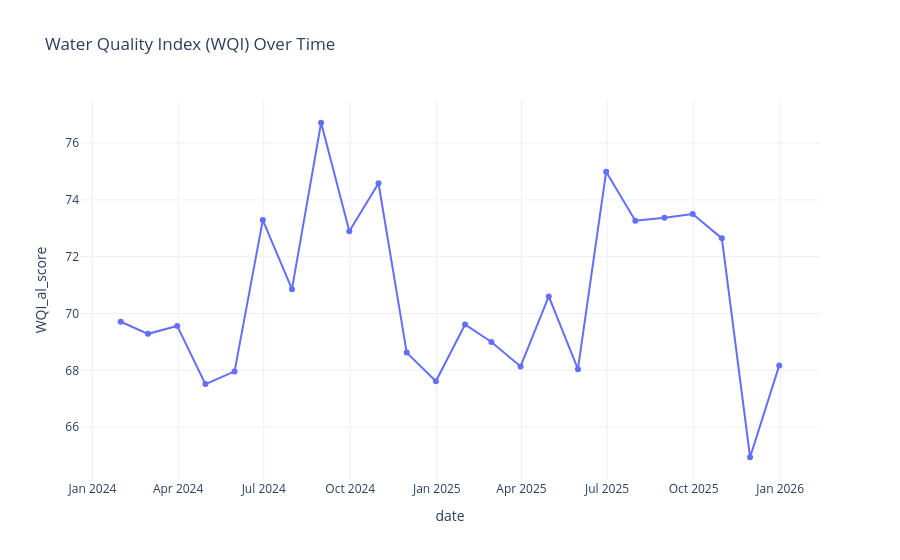
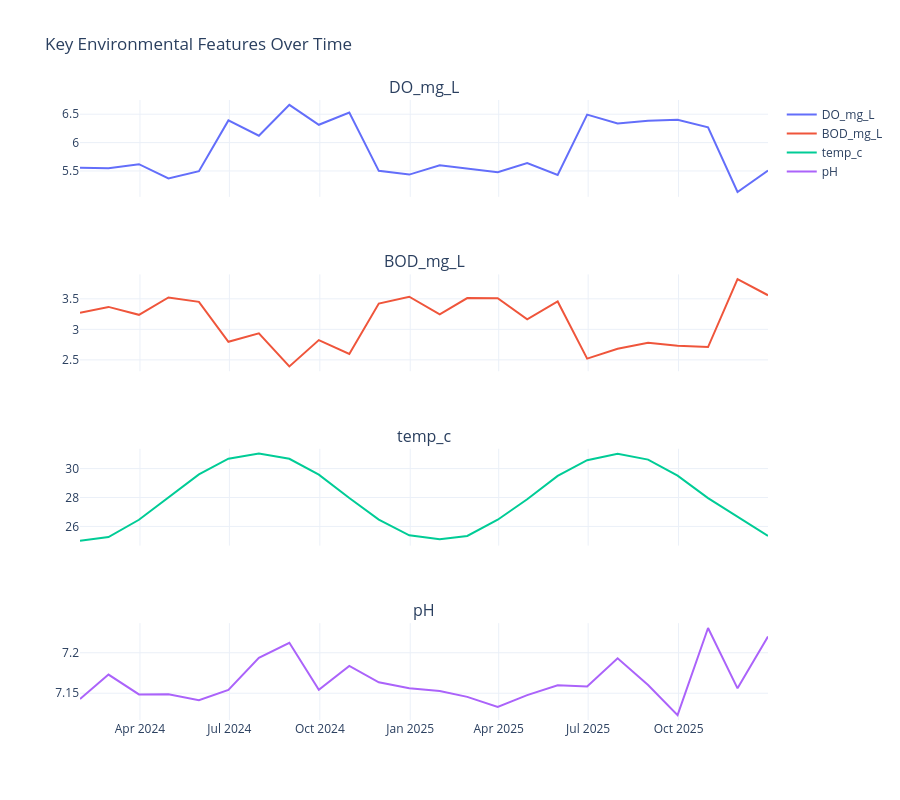

The notebook cell these images were saved under, in order:
### Code cell
# Cell 4: EDA
if 'df_monthly' in locals():
    fig = px.line(df_monthly, x='date', y='WQI_al_score', title='Water Quality Index (WQI) Over Time', markers=True)
    fig.update_layout(template='plotly_white')
    fig.show()
    cols_to_plot = ['DO_mg_L', 'BOD_mg_L', 'temp_c', 'pH']
    cols = [c for c in cols_to_plot if c in df_monthly.columns]
    if len(cols) > 0:
        fig2 = make_subplots(rows=len(cols), cols=1, shared_xaxes=True, subplot_titles=cols)
        for i, col in enumerate(cols, 1):
            fig2.add_trace(go.Scatter(x=df_monthly['date'], y=df_monthly[col], mode='lines', name=col), row=i, col=1)
        fig2.update_layout(height=800, title_text="Key Environmental Features Over Time", template='plotly_white')
        fig2.show()
